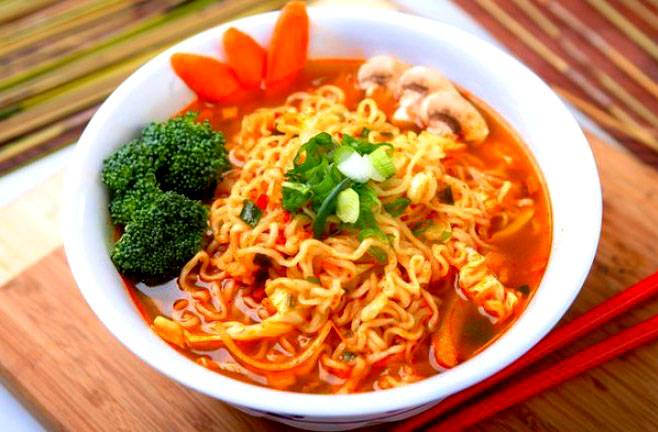
#> input picture P1_LKP1_G64170022/indomie.jpg, 658 x 432 px
$ python G64170022.py
#> lines starting #> are read from the running program, lines starting #| are printed output that depends on the picture
import numpy as np
import cv2

#load
images = cv2.imread("indomie.jpg")
#> images is the input picture: shape (432, 658, 3); mean B, G, R 88.8, 135.8, 198.2
#cv2.namedWindow("Lucas", cv2.WINDOW_NORMAL)
imgColor = cv2.imread('indomie.jpg',1) #ke rgb 1 rgb,
imgGrayscale = cv2.imread('indomie.jpg', 0) #ke GrayScale
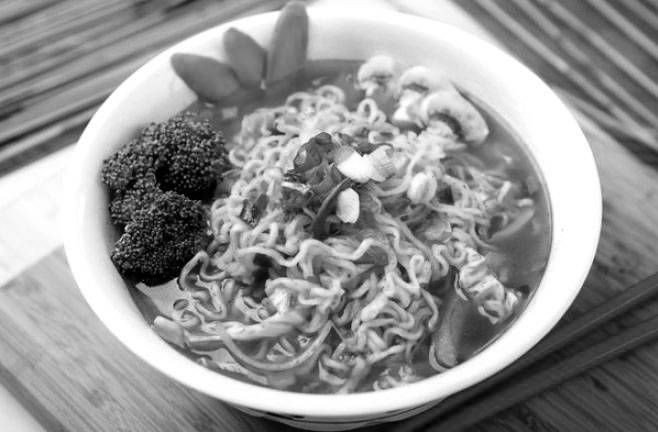
#> imgGrayscale: shape (432, 658); min 0, max 255, mean 149.1
imgUnchanged = cv2.imread('indomie.jpg', -1) #ke biasa
#cv2.imshow("Lucas", imgGrayscale) #yg dipanggil siapaa
cv2.waitKey(0) #Untuk Menampilkan gambar agar tidak tertimpa lagi

k = cv2.waitKey(0) #buat programnya terhenti kalo pencet tombol s
#> (key Esc is pressed here)
if k == ord('s'):
    cv2.imwrite('indomie.jpg', imgGrayscale) #buat export
    cv2.destroyAllWindows()

# 1. Buatlah program sederhana untuk membuat matrix gambar
# Membaca Pixel
image = cv2.imread('indomie.jpg')
row,col,ch = image.shape #dapetin nilai
#> row = 432; col = 658; ch = 3
print("row="+str(row)+"; col="+str(col))
#| row=432; col=658

#Bikin Canvas Baru #buat ngedit di canvas baru jadi gangeubah
treszero = np.zeros((row,col,3), np.uint8)  #3 itu channel rgb

# untuk menampilkan gambar asli
cv2.imshow("Gambar Asli", image)
# untuk menampilkan gambar baru
cv2.imshow("Gambar Baru", treszero)

# 2.Buatlah program pencari nilai pixel (<150) dan mengganti dengan nilai 255
#Akses Pixel
for i in range(0, row):
    for j in range(0, col):
        blue, green, red = image[i,j]
        if (red < 150 & green < 150 & blue < 150):
            blue, green, red = (255, 255, 255)
        treszero.itemset((i,j,0), blue)
        treszero.itemset((i,j,1), green)
        treszero.itemset((i,j,2), red)

cv2.imshow("Pixel 255", treszero)
cv2.waitKey(0)

#3. Buatlah program untuk membalik matrix (transpose)
transpose = np.zeros((col, row, 3), np.uint8)

for m in range(0, row):
    for n in range(0, col):
        blue, green, red = image[m,n]
        transpose.itemset((n, m, 0), blue)
        transpose.itemset((n, m, 1), green)
        transpose.itemset((n, m, 2), red)
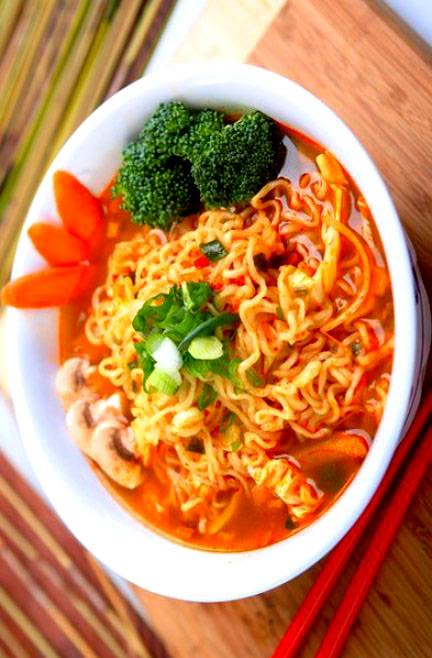
#> transpose: shape (658, 432, 3); mean B, G, R 88.8, 135.8, 198.2

cv2.imshow("Hasil Transpose", transpose)
cv2.waitKey(0)

k = cv2.waitKey()
#> (key Esc is pressed here)
if k == ord('s'):
    cv2.imwrite("pixel.png", treszero)
    cv2.imwrite("transpose.png", transpose)
cv2.waitKey(0)
cv2.destroyAllWindows()
